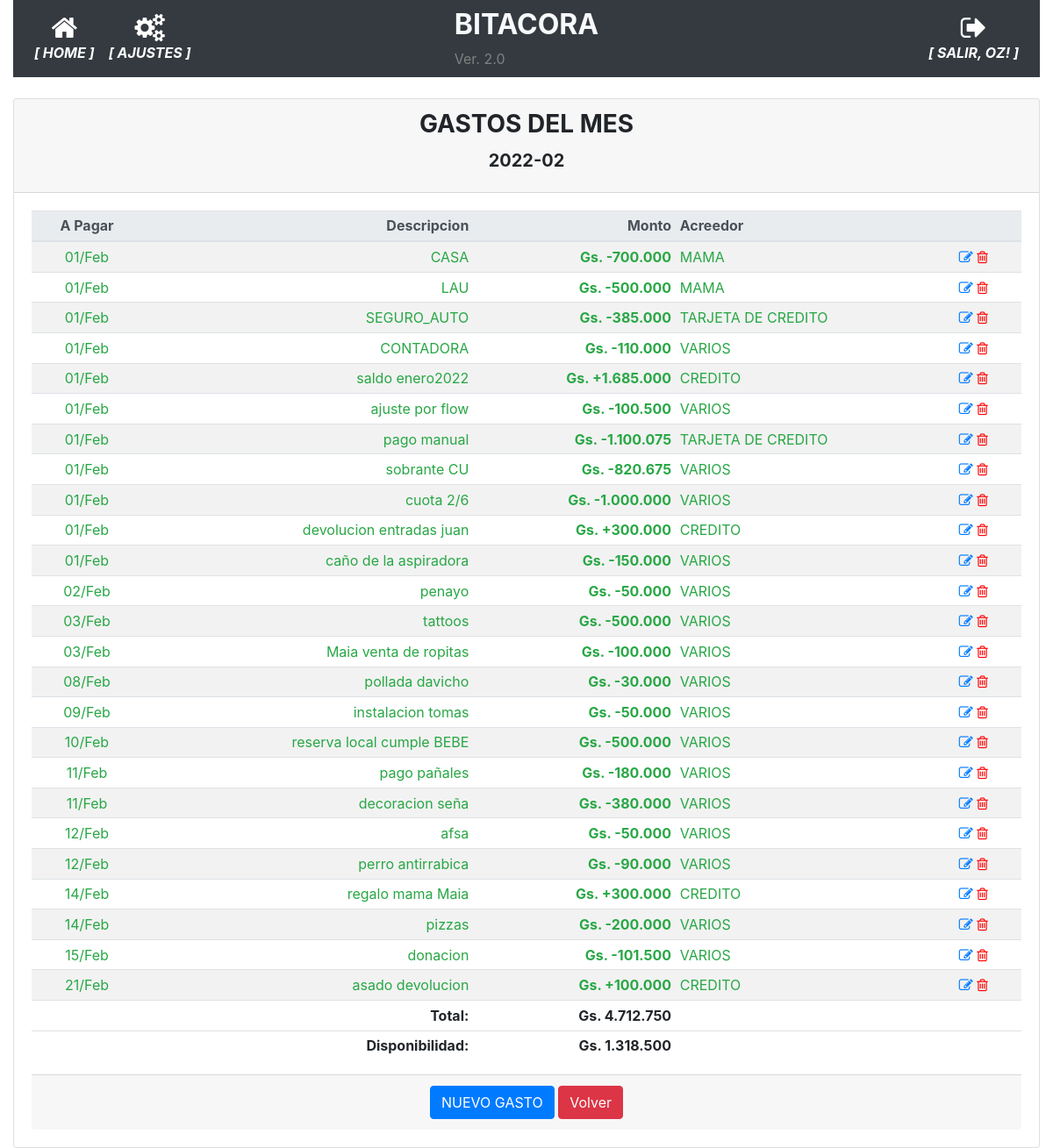
The app's page /historico_gastos_detalle/2022-02 (signed in), older data.
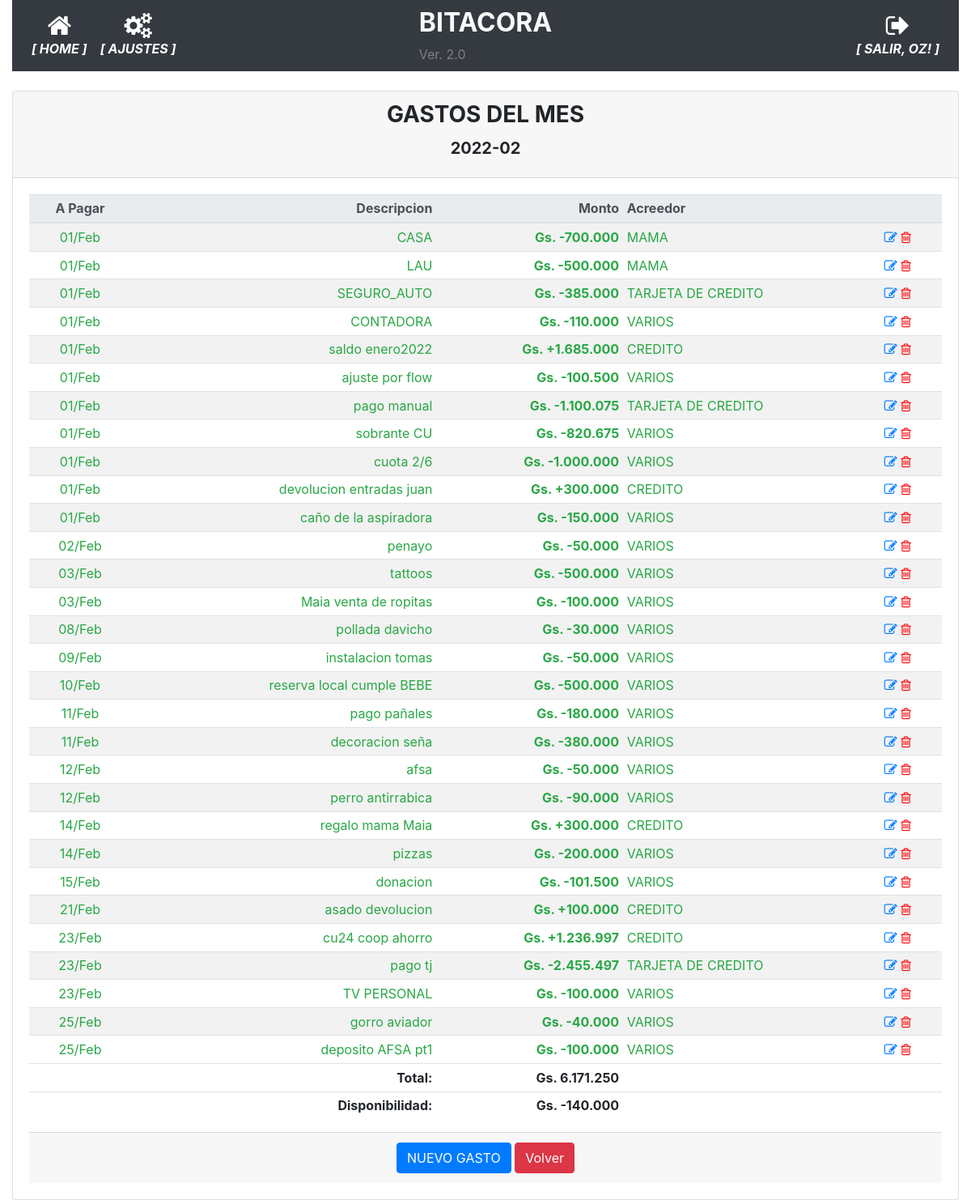
The same page, newer data.
### app/models.py (models this page shows, shortened)
class User(UserMixin, db.Model):
    id = db.Column(db.Integer, primary_key=True)
    username = db.Column(db.String(64), index=True, unique=True)
    email = db.Column(db.String(120), index=True, unique=True)
    password_hash = db.Column(db.String(128))
    perfil = db.Column(db.String(128))

class GastosFijos(db.Model):
    __tablename__='gastos_fijos'
    id = db.Column(db.Integer, primary_key=True)
    date = db.Column(db.Date, nullable=False)
    fecha_pagar = db.Column(db.Date, nullable=False)
    descripcion = db.Column(db.String(100), nullable=False)
    monto = db.Column(db.Integer)
    operacion = db.Column(db.Boolean, server_default=u'False')
    pagado = db.Column(db.Boolean, server_default=u'False')
    id_agrupador_gastos = db.Column(db.Integer, db.ForeignKey('agrupador_gastos.id'), nullable=True)
    agrupador_gastos = db.relationship('AgrupadorGastos',backref='agrupador_gastos', foreign_keys=[id_agrupador_gastos])

class AgrupadorGastos(db.Model):
    __tablename__='agrupador_gastos'
    id = db.Column(db.Integer, primary_key=True)
    agrupador = db.Column(db.String(100), nullable=False)

### app/routes.py (the view)
@app.route('/historico_gastos_detalle/<string:periodo>', methods=['GET', 'POST'])
@login_required
def historico_gastos_detalle(periodo):
    gastos = GastosFijos.query.filter(func.strftime("%Y-%m", GastosFijos.fecha_pagar)==periodo).order_by(GastosFijos.fecha_pagar).all()
    if not gastos:
        precarga_deudas(periodo)
        gastos = GastosFijos.query.filter(func.strftime("%Y-%m", GastosFijos.fecha_pagar)==periodo).all()
    deuda = deuda_total(gastos)
    disponibilidad = SALARIO_NETO - deuda
    return render_template('historico_gastos_detalle.html', periodo=periodo, gastos=gastos, deuda=deuda, disponibilidad=disponibilidad)

### app/models.py (called while the page is built)
@login.user_loader
def load_user(id):
    return User.query.get(int(id))

### app/utilitarios.py (called while the page is built)
def deuda_total(deudas):
    saldo = 0
    for deuda in deudas:
        if deuda.pagado:
            if not deuda.operacion:
                saldo += deuda.monto
            else:
                saldo -= deuda.monto
    return saldo

### app/templates/historico_gastos_detalle.html
{% extends "base.html" %}
{% block main %}
<div class="card">
    <div class="card-header">
        <h3 class="card-title text-center"><strong>GASTOS DEL MES</strong></h3>
        <h5 class="card-title text-center"><strong>{{ periodo }}</strong></h5>
    </div>
    <div class="card-body">
        <div class="table-responsive">
            <table class="table table-striped table-sm">
                <thead class="thead-light">
                    <tr>
                        <th class="card-text text-center">A Pagar</th>
                        <th class="card-text text-right">Descripcion</th>
                        <th class="card-text text-right">Monto</th>
                        <th class="card-text text-left">Acreedor</th>
                        <th></th>
                    </tr>
                </thead>
                <tbody>
                    {% for gasto in gastos %}
                    <tr class="{{ 'text-success' if gasto.pagado else 'text-danger' }}">
                        <td class="card-text text-center">{{ gasto.fecha_pagar.strftime('%d/%b') }}</td>
                        <td class="card-text text-right">{{ gasto.descripcion }}</td>
                        <td class="card-text text-right"><strong>Gs. {{ "+" if gasto.operacion else "-" }}{{ "{:,.0f}".format(gasto.monto).replace(",", ".") }}</strong></td>
                        <td class="card-text text-left">{{ gasto.agrupador_gastos.agrupador }}</td>
                        <td class="align-self-end">
                            <a href="{{ url_for('modificar_gasto', gasto_id=gasto.id) }}"><i class="fa fa-pencil-square-o"></i></a>
                            <a href="{{ url_for('borrar_gasto', gasto_id=gasto.id) }}" style="color:red"><i class="fa fa-trash-o"></i></a>
                        </td>
                    </tr>
                    {% endfor %}
                </tbody>
                <tfoot>
                    <tr>
                        <td></td>
                        <td class="card-text text-right"><strong>Total:</strong></td>
                        <td class="card-text text-right"><strong>Gs. {{ "{:,.0f}".format(deuda).replace(",", ".") }}</strong></td>
                        <td></td>
                        <td></td>
                    </tr>
                    <tr>
                        <td></td>
                        <td class="card-text text-right"><strong>Disponibilidad:</strong></td>
                        <td class="card-text text-right"><strong>Gs. {{ "{:,.0f}".format(disponibilidad).replace(",", ".") }}</strong></td>
                        <td></td>
                        <td></td>
                    </tr>
                </tfoot>
            </table>
        </div>
        <div class="card-footer text-muted text-center">
            <a href="{{ url_for('nuevo_gasto') }}" class="btn btn-primary">NUEVO GASTO</a>
            <a href="#" onclick="goBack()" class="btn btn-danger">Volver</a>
        </div>
    </div>
</div>
{% endblock %}

### app/templates/base.html (shortened to what this page needs)
<!doctype html>
<html lang="en">
  <head>
    <link rel="stylesheet" href="https://stackpath.bootstrapcdn.com/bootstrap/4.5.0/css/bootstrap.min.css">
    <link rel="stylesheet" href="https://maxcdn.bootstrapcdn.com/font-awesome/4.4.0/css/font-awesome.min.css">
  </head>
  <body>
    <div class="container-fluid">
      <nav class="navbar navbar-expand-md navbar-dark bg-dark">
        <div class="navbar-collapse collapse w-100 order-1 order-md-0 dual-collapse2">
            <ul class="navbar-nav mr-auto text-center">
              <li class="nav-item active">
                <a href="{{ url_for('index') }}" class="nav-link d-flex flex-column">
                <i class="fa fa-home fa-2x"></i>
                <span class="d-none d-sm-inline"><i><strong>[ HOME ]</strong></i></span></a>
              </li>
              <li class="nav-item active">
                <a href="{{ url_for('parametrico') }}" class="nav-link d-flex flex-column">
                <i class="fa fa-cogs fa-2x"></i>
                <span class="d-none d-sm-inline"><i><strong>[ AJUSTES ]</strong></i></span></a>
              </li>
            </ul>
        </div>
        <div class="mx-auto order-0">
            <h2 class="mx-auto text-light"><strong>BITACORA</strong></h2>
            <span style="color: grey">Ver. 2.0</span>
        </div>
        <div class="navbar-collapse collapse w-100 order-3 dual-collapse2">
            <ul class="navbar-nav ml-auto text-center">
              <li class="nav-item active">
                {% if current_user.is_anonymous %}
                  <a href="{{ url_for('logout') }}" class="nav-link d-flex flex-column">
                  <i class="fa fa-sign-in fa-2x"></i>
                  <span class="d-none d-sm-inline"><i><strong>[ ACCEDER ]</strong></i></span></a>
                {% else %}
                  <a href="{{ url_for('logout') }}" class="nav-link d-flex flex-column">
                  <i class="fa fa-sign-out fa-2x"></i>
                  <span class="d-none d-sm-inline"><i><strong>[ SALIR, {{ current_user.username | upper }}! ]</strong></i></span></a>
                {% endif %}
              </li>
            </ul>
        </div>
    </nav>
    <br>
      <div>
        {% block main %}{% endblock %}
      </div>
    </div>
  </body>
</html>

Row changes from the older to the newer data that the page shows:
added GastosFijos: fecha_pagar "23/Feb", descripcion "cu24 coop ahorro", operacion "+", monto "1.236.997", agrupador_gastos.agrupador "CREDITO"
added GastosFijos: fecha_pagar "23/Feb", descripcion "pago tj", operacion "-", monto "2.455.497", agrupador_gastos.agrupador "TARJETA DE CREDITO"
added GastosFijos: fecha_pagar "23/Feb", descripcion "TV PERSONAL", operacion "-", monto "100.000", agrupador_gastos.agrupador "VARIOS"
added GastosFijos: fecha_pagar "25/Feb", descripcion "gorro aviador", operacion "-", monto "40.000", agrupador_gastos.agrupador "VARIOS"
added GastosFijos: fecha_pagar "25/Feb", descripcion "deposito AFSA pt1", operacion "-", monto "100.000", agrupador_gastos.agrupador "VARIOS"
Text that changed along with them:
{{ "{:,.0f}".format(deuda).replace(",", ".") }}: "4.712.750" → "6.171.250"
{{ "{:,.0f}".format(disponibilidad).replace(",", ".") }}: "1.318.500" → "-140.000"
